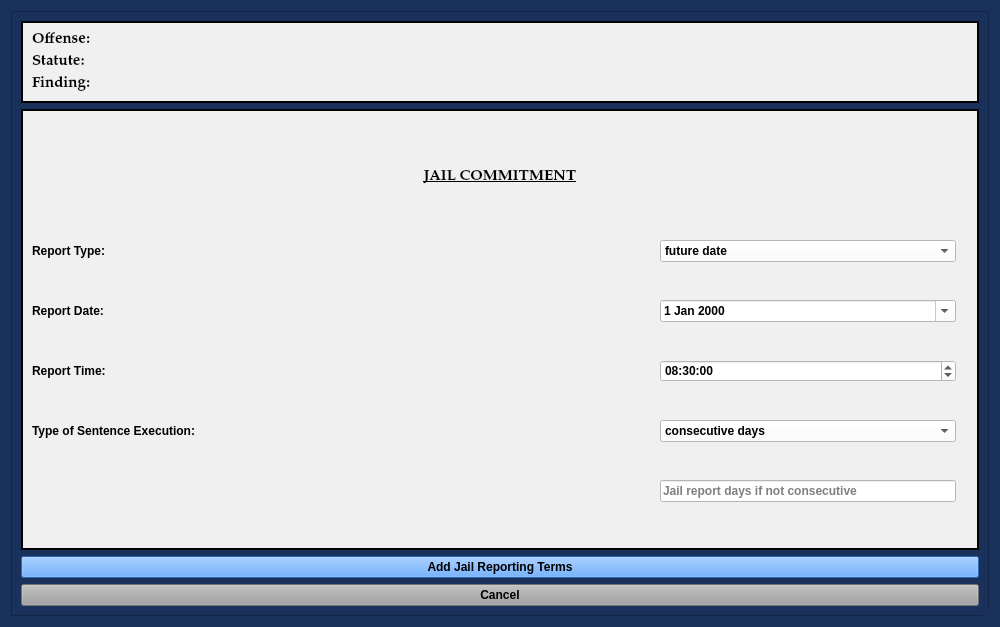
<?xml version="1.0" encoding="UTF-8"?>
<ui version="4.0">
 <class>AddJailOnly</class>
 <widget class="QDialog" name="AddJailOnly">
  <property name="windowModality">
   <enum>Qt::NonModal</enum>
  </property>
  <property name="enabled">
   <bool>true</bool>
  </property>
  <property name="geometry">
   <rect>
    <x>0</x>
    <y>0</y>
    <width>1000</width>
    <height>627</height>
   </rect>
  </property>
  <property name="sizePolicy">
   <sizepolicy hsizetype="Preferred" vsizetype="Preferred">
    <horstretch>0</horstretch>
    <verstretch>0</verstretch>
   </sizepolicy>
  </property>
  <property name="minimumSize">
   <size>
    <width>0</width>
    <height>0</height>
   </size>
  </property>
  <property name="maximumSize">
   <size>
    <width>2500</width>
    <height>3500</height>
   </size>
  </property>
  <property name="palette">
   <palette>
    <active>
     <colorrole role="Button">
      <brush brushstyle="SolidPattern">
       <color alpha="255">
        <red>25</red>
        <green>49</green>
        <blue>91</blue>
       </color>
      </brush>
     </colorrole>
     <colorrole role="Base">
      <brush brushstyle="SolidPattern">
       <color alpha="255">
        <red>25</red>
        <green>49</green>
        <blue>91</blue>
       </color>
      </brush>
     </colorrole>
     <colorrole role="Window">
      <brush brushstyle="SolidPattern">
       <color alpha="255">
        <red>25</red>
        <green>49</green>
        <blue>91</blue>
       </color>
      </brush>
     </colorrole>
    </active>
    <inactive>
     <colorrole role="Button">
      <brush brushstyle="SolidPattern">
       <color alpha="255">
        <red>25</red>
        <green>49</green>
        <blue>91</blue>
       </color>
      </brush>
     </colorrole>
     <colorrole role="Base">
      <brush brushstyle="SolidPattern">
       <color alpha="255">
        <red>25</red>
        <green>49</green>
        <blue>91</blue>
       </color>
      </brush>
     </colorrole>
     <colorrole role="Window">
      <brush brushstyle="SolidPattern">
       <color alpha="255">
        <red>25</red>
        <green>49</green>
        <blue>91</blue>
       </color>
      </brush>
     </colorrole>
    </inactive>
    <disabled>
     <colorrole role="Button">
      <brush brushstyle="SolidPattern">
       <color alpha="255">
        <red>25</red>
        <green>49</green>
        <blue>91</blue>
       </color>
      </brush>
     </colorrole>
     <colorrole role="Base">
      <brush brushstyle="SolidPattern">
       <color alpha="255">
        <red>25</red>
        <green>49</green>
        <blue>91</blue>
       </color>
      </brush>
     </colorrole>
     <colorrole role="Window">
      <brush brushstyle="SolidPattern">
       <color alpha="255">
        <red>25</red>
        <green>49</green>
        <blue>91</blue>
       </color>
      </brush>
     </colorrole>
    </disabled>
   </palette>
  </property>
  <property name="font">
   <font>
    <family>Palatino Linotype</family>
    <pointsize>11</pointsize>
    <weight>75</weight>
    <italic>false</italic>
    <bold>true</bold>
   </font>
  </property>
  <property name="windowTitle">
   <string>Jail Reporting Terms</string>
  </property>
  <property name="toolTip">
   <string/>
  </property>
  <property name="styleSheet">
   <string notr="true">background-color: rgb(25, 49, 91);
font: 75 11pt &quot;Palatino Linotype&quot;;
font-weight: bold;</string>
  </property>
  <property name="sizeGripEnabled">
   <bool>true</bool>
  </property>
  <property name="modal">
   <bool>true</bool>
  </property>
  <layout class="QGridLayout" name="gridLayout_7">
   <item row="0" column="0">
    <widget class="QScrollArea" name="scrollArea">
     <property name="sizePolicy">
      <sizepolicy hsizetype="Preferred" vsizetype="Preferred">
       <horstretch>0</horstretch>
       <verstretch>0</verstretch>
      </sizepolicy>
     </property>
     <property name="widgetResizable">
      <bool>true</bool>
     </property>
     <widget class="QWidget" name="scrollAreaWidgetContents">
      <property name="geometry">
       <rect>
        <x>0</x>
        <y>0</y>
        <width>980</width>
        <height>607</height>
       </rect>
      </property>
      <property name="sizePolicy">
       <sizepolicy hsizetype="Preferred" vsizetype="Preferred">
        <horstretch>0</horstretch>
        <verstretch>0</verstretch>
       </sizepolicy>
      </property>
      <layout class="QGridLayout" name="gridLayout_5">
       <item row="0" column="0">
        <widget class="QFrame" name="case_banner_frame">
         <property name="maximumSize">
          <size>
           <width>16777215</width>
           <height>110</height>
          </size>
         </property>
         <property name="font">
          <font>
           <family>Palatino Linotype</family>
           <pointsize>11</pointsize>
           <weight>75</weight>
           <italic>false</italic>
           <bold>true</bold>
          </font>
         </property>
         <property name="styleSheet">
          <string notr="true">background-color: rgb(240, 240, 240);</string>
         </property>
         <property name="frameShape">
          <enum>QFrame::Box</enum>
         </property>
         <property name="frameShadow">
          <enum>QFrame::Plain</enum>
         </property>
         <property name="lineWidth">
          <number>2</number>
         </property>
         <layout class="QGridLayout" name="gridLayout_4">
          <item row="0" column="0">
           <layout class="QGridLayout" name="charges_gridLayout">
            <item row="0" column="0">
             <widget class="QLabel" name="offense_label_1">
              <property name="font">
               <font>
                <family>Palatino Linotype</family>
                <pointsize>11</pointsize>
                <weight>75</weight>
                <italic>false</italic>
                <bold>true</bold>
               </font>
              </property>
              <property name="text">
               <string>Offense:</string>
              </property>
              <property name="wordWrap">
               <bool>true</bool>
              </property>
             </widget>
            </item>
            <item row="2" column="0">
             <widget class="QLabel" name="label_14">
              <property name="font">
               <font>
                <family>Palatino Linotype</family>
                <pointsize>11</pointsize>
                <weight>75</weight>
                <italic>false</italic>
                <bold>true</bold>
               </font>
              </property>
              <property name="text">
               <string>Finding:</string>
              </property>
             </widget>
            </item>
            <item row="1" column="0">
             <widget class="QLabel" name="label_19">
              <property name="font">
               <font>
                <family>Palatino Linotype</family>
                <pointsize>11</pointsize>
                <weight>75</weight>
                <italic>false</italic>
                <bold>true</bold>
               </font>
              </property>
              <property name="text">
               <string>Statute:</string>
              </property>
             </widget>
            </item>
           </layout>
          </item>
         </layout>
        </widget>
       </item>
       <item row="1" column="0">
        <widget class="QFrame" name="jail_commitment_frame">
         <property name="enabled">
          <bool>true</bool>
         </property>
         <property name="styleSheet">
          <string notr="true">background-color: rgb(240, 240, 240);</string>
         </property>
         <property name="frameShape">
          <enum>QFrame::Box</enum>
         </property>
         <property name="frameShadow">
          <enum>QFrame::Plain</enum>
         </property>
         <property name="lineWidth">
          <number>2</number>
         </property>
         <layout class="QGridLayout" name="gridLayout_6" rowstretch="2,0,0,0,0,0,0" columnstretch="2,0,0,0">
          <item row="5" column="0">
           <widget class="QLabel" name="label_11">
            <property name="text">
             <string>Type of Sentence Execution:</string>
            </property>
           </widget>
          </item>
          <item row="2" column="0">
           <widget class="QLabel" name="label_10">
            <property name="text">
             <string>Report Type:</string>
            </property>
           </widget>
          </item>
          <item row="3" column="0">
           <widget class="QLabel" name="report_date_label">
            <property name="text">
             <string>Report Date:</string>
            </property>
           </widget>
          </item>
          <item row="6" column="1">
           <widget class="QLineEdit" name="jail_report_days_notes_box">
            <property name="styleSheet">
             <string notr="true">background-color: rgb(255, 255, 255);</string>
            </property>
            <property name="placeholderText">
             <string>Jail report days if not consecutive</string>
            </property>
           </widget>
          </item>
          <item row="3" column="1">
           <widget class="NoScrollDateEdit" name="report_date_box">
            <property name="styleSheet">
             <string notr="true">color: rgb(0, 0, 0);
background-color: rgb(255, 255, 255);</string>
            </property>
            <property name="calendarPopup">
             <bool>true</bool>
            </property>
           </widget>
          </item>
          <item row="2" column="1">
           <widget class="NoScrollComboBox" name="report_type_box">
            <property name="styleSheet">
             <string notr="true">background-color: rgb(255, 255, 255);</string>
            </property>
            <item>
             <property name="text">
              <string>future date</string>
             </property>
            </item>
            <item>
             <property name="text">
              <string>forthwith</string>
             </property>
            </item>
            <item>
             <property name="text">
              <string>date set by Office of Community Control</string>
             </property>
            </item>
           </widget>
          </item>
          <item row="4" column="0">
           <widget class="QLabel" name="report_time_label">
            <property name="text">
             <string>Report Time:</string>
            </property>
           </widget>
          </item>
          <item row="5" column="1">
           <widget class="NoScrollComboBox" name="jail_sentence_execution_type_box">
            <property name="styleSheet">
             <string notr="true">background-color: rgb(255, 255, 255);</string>
            </property>
            <item>
             <property name="text">
              <string>consecutive days</string>
             </property>
            </item>
            <item>
             <property name="text">
              <string>intermittent days</string>
             </property>
            </item>
            <item>
             <property name="text">
              <string>weekends (Friday evening to Monday morning)</string>
             </property>
            </item>
           </widget>
          </item>
          <item row="0" column="0" colspan="4">
           <widget class="QLabel" name="label_27">
            <property name="sizePolicy">
             <sizepolicy hsizetype="Preferred" vsizetype="Minimum">
              <horstretch>0</horstretch>
              <verstretch>0</verstretch>
             </sizepolicy>
            </property>
            <property name="maximumSize">
             <size>
              <width>16777215</width>
              <height>50</height>
             </size>
            </property>
            <property name="font">
             <font>
              <family>Palatino Linotype</family>
              <pointsize>11</pointsize>
              <weight>75</weight>
              <italic>false</italic>
              <bold>true</bold>
              <underline>true</underline>
             </font>
            </property>
            <property name="text">
             <string>JAIL COMMITMENT</string>
            </property>
            <property name="alignment">
             <set>Qt::AlignCenter</set>
            </property>
           </widget>
          </item>
          <item row="4" column="1">
           <widget class="NoScrollTimeEdit" name="report_time_box">
            <property name="styleSheet">
             <string notr="true">background-color: rgb(255, 255, 255);</string>
            </property>
            <property name="time">
             <time>
              <hour>8</hour>
              <minute>30</minute>
              <second>0</second>
             </time>
            </property>
           </widget>
          </item>
         </layout>
        </widget>
       </item>
       <item row="3" column="0">
        <widget class="QPushButton" name="cancel_Button">
         <property name="focusPolicy">
          <enum>Qt::NoFocus</enum>
         </property>
         <property name="styleSheet">
          <string notr="true">background-color: rgb(160, 160, 160);</string>
         </property>
         <property name="text">
          <string>Cancel</string>
         </property>
        </widget>
       </item>
       <item row="2" column="0">
        <widget class="QPushButton" name="add_conditions_Button">
         <property name="styleSheet">
          <string notr="true">background-color: rgb(62, 146, 255)</string>
         </property>
         <property name="text">
          <string>Add Jail Reporting Terms</string>
         </property>
         <property name="autoDefault">
          <bool>false</bool>
         </property>
        </widget>
       </item>
      </layout>
     </widget>
    </widget>
   </item>
  </layout>
 </widget>
 <customwidgets>
  <customwidget>
   <class>NoScrollDateEdit</class>
   <extends>QDateEdit</extends>
   <header>.custom_widgets</header>
  </customwidget>
  <customwidget>
   <class>NoScrollComboBox</class>
   <extends>QComboBox</extends>
   <header>.custom_widgets</header>
  </customwidget>
  <customwidget>
   <class>NoScrollTimeEdit</class>
   <extends>QTimeEdit</extends>
   <header>.custom_widgets</header>
  </customwidget>
 </customwidgets>
 <tabstops>
  <tabstop>report_type_box</tabstop>
  <tabstop>report_date_box</tabstop>
  <tabstop>jail_sentence_execution_type_box</tabstop>
 </tabstops>
 <resources/>
 <connections/>
 <slots>
  <slot>create_entry()</slot>
  <slot>continue_dialog()</slot>
  <slot>close_window()</slot>
  <slot>set_dialog()</slot>
  <slot>update_case_information()</slot>
  <slot>ovi_dialog()</slot>
  <slot>sentencing_dialog()</slot>
  <slot>proceed_to_sentencing()</slot>
  <slot>proceed_to_ovi()</slot>
  <slot>add_offense()</slot>
  <slot>set_statute()</slot>
  <slot>set_pay_date()</slot>
  <slot>amend_offense()</slot>
  <slot>set_offense()</slot>
  <slot>add_offense_to_view()</slot>
  <slot>delete_offense()</slot>
  <slot>delete_offense_from_view()</slot>
  <slot>add_conditions()</slot>
  <slot>set_service_date()</slot>
  <slot>set_field_enabled()</slot>
 </slots>
</ui>
